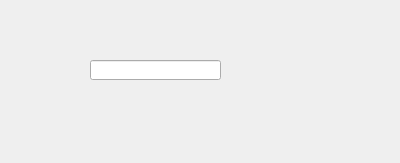
<?xml version="1.0" encoding="UTF-8"?>
<ui version="4.0">
 <class>Dialog</class>
 <widget class="QDialog" name="Dialog">
  <property name="geometry">
   <rect>
    <x>0</x>
    <y>0</y>
    <width>400</width>
    <height>163</height>
   </rect>
  </property>
  <property name="windowTitle">
   <string>Dialog</string>
  </property>
  <widget class="QLineEdit" name="FileNameText">
   <property name="geometry">
    <rect>
     <x>90</x>
     <y>60</y>
     <width>131</width>
     <height>20</height>
    </rect>
   </property>
  </widget>
 </widget>
 <resources/>
 <connections/>
</ui>
